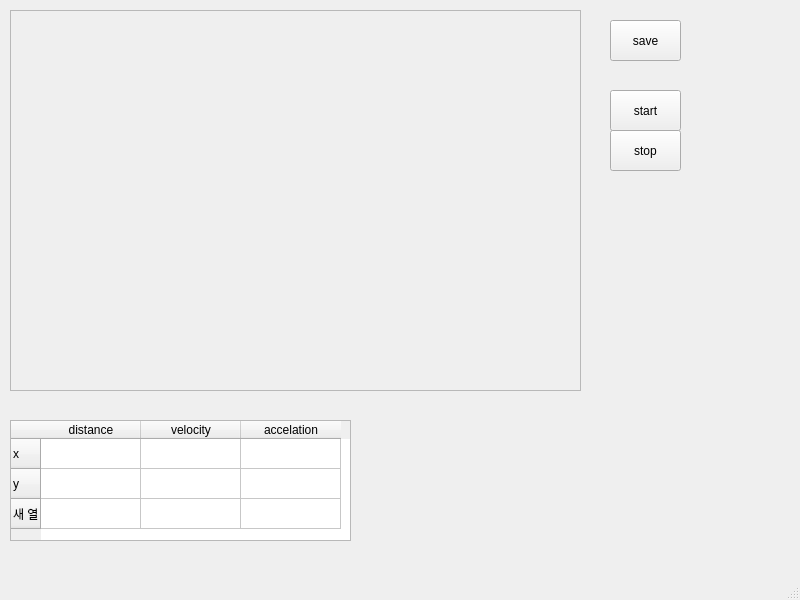
<?xml version="1.0" encoding="UTF-8"?>
<ui version="4.0">
 <class>MainWindow</class>
 <widget class="QMainWindow" name="MainWindow">
  <property name="geometry">
   <rect>
    <x>0</x>
    <y>0</y>
    <width>800</width>
    <height>600</height>
   </rect>
  </property>
  <property name="windowTitle">
   <string>MainWindow</string>
  </property>
  <widget class="QWidget" name="centralwidget">
   <widget class="QPushButton" name="btn1">
    <property name="geometry">
     <rect>
      <x>610</x>
      <y>20</y>
      <width>71</width>
      <height>41</height>
     </rect>
    </property>
    <property name="text">
     <string>save</string>
    </property>
   </widget>
   <widget class="QFrame" name="VidioFrame">
    <property name="geometry">
     <rect>
      <x>10</x>
      <y>10</y>
      <width>571</width>
      <height>381</height>
     </rect>
    </property>
    <property name="frameShape">
     <enum>QFrame::StyledPanel</enum>
    </property>
    <property name="frameShadow">
     <enum>QFrame::Raised</enum>
    </property>
   </widget>
   <widget class="QTableWidget" name="tableWidget">
    <property name="geometry">
     <rect>
      <x>10</x>
      <y>420</y>
      <width>341</width>
      <height>121</height>
     </rect>
    </property>
    <row>
     <property name="text">
      <string>x</string>
     </property>
    </row>
    <row>
     <property name="text">
      <string>y</string>
     </property>
    </row>
    <row>
     <property name="text">
      <string>새 열</string>
     </property>
    </row>
    <column>
     <property name="text">
      <string>distance</string>
     </property>
    </column>
    <column>
     <property name="text">
      <string>velocity</string>
     </property>
    </column>
    <column>
     <property name="text">
      <string>accelation</string>
     </property>
    </column>
    <item row="0" column="0">
     <property name="text">
      <string/>
     </property>
    </item>
   </widget>
   <widget class="QPushButton" name="pushButton">
    <property name="geometry">
     <rect>
      <x>610</x>
      <y>90</y>
      <width>71</width>
      <height>41</height>
     </rect>
    </property>
    <property name="text">
     <string>start</string>
    </property>
   </widget>
   <widget class="QPushButton" name="pushButton_2">
    <property name="geometry">
     <rect>
      <x>610</x>
      <y>130</y>
      <width>71</width>
      <height>41</height>
     </rect>
    </property>
    <property name="text">
     <string>stop</string>
    </property>
   </widget>
   <widget class="QWidget" name="graph" native="true">
    <property name="geometry">
     <rect>
      <x>400</x>
      <y>410</y>
      <width>271</width>
      <height>131</height>
     </rect>
    </property>
   </widget>
  </widget>
  <widget class="QMenuBar" name="menubar">
   <property name="geometry">
    <rect>
     <x>0</x>
     <y>0</y>
     <width>800</width>
     <height>21</height>
    </rect>
   </property>
  </widget>
  <widget class="QStatusBar" name="statusbar"/>
 </widget>
 <resources/>
 <connections/>
</ui>
